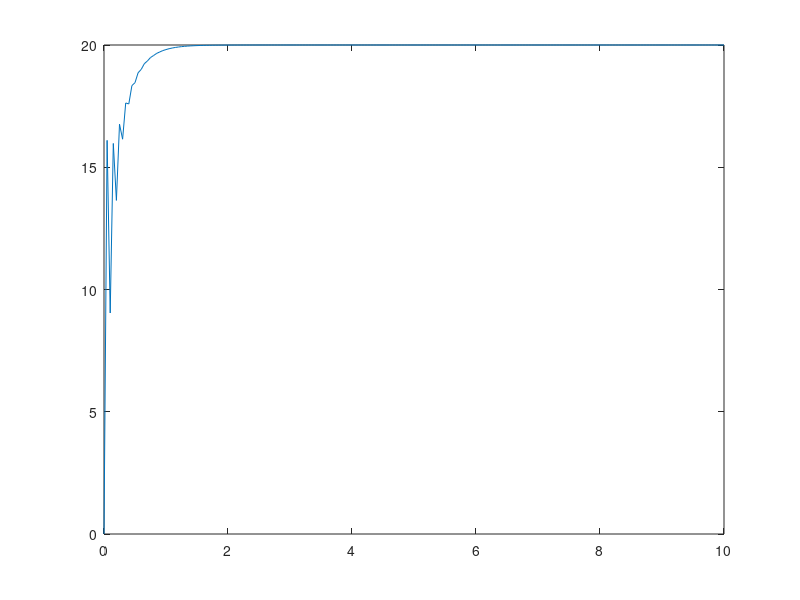

The MATLAB script that drew this image:
clear all


ref=20;
act=0;

ek=0;
ek1=0;
ek2=0;

ts=0.05;
t=0:ts:10;

kp=0.5;
ki=0.3;
kd=0.005;

e=[];

e(1)=ek2;
e(2)=ek1;
e(3)=ek2;

for i=1:length(t)
    val(i)=act;
    ek=ref-act;
    delta_u=kp*(ek-ek1)+ki*ek+kd*(ek-2*ek1+ek2)
    act=delta_u+act
    
    ek2=ek1;
    ek1=ek;
    
end

plot(t,val)





